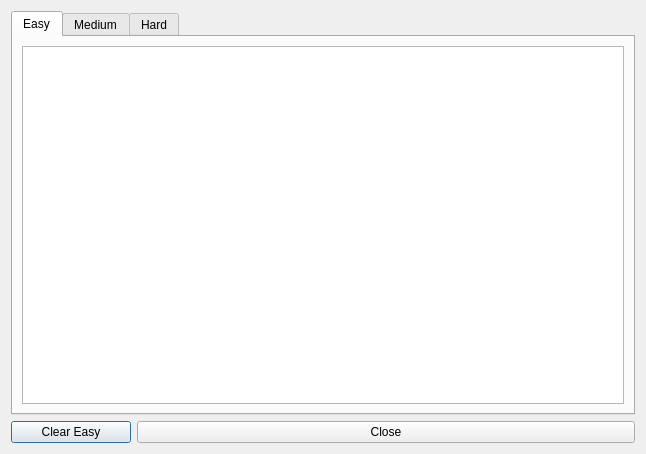
<?xml version="1.0" encoding="UTF-8"?>
<ui version="4.0">
 <class>RecordsDialog</class>
 <widget class="QDialog" name="RecordsDialog">
  <property name="geometry">
   <rect>
    <x>0</x>
    <y>0</y>
    <width>646</width>
    <height>454</height>
   </rect>
  </property>
  <property name="windowTitle">
   <string>Records</string>
  </property>
  <property name="windowIcon">
   <iconset resource="resources.qrc">
    <normaloff>:/images/BombCell.png</normaloff>:/images/BombCell.png</iconset>
  </property>
  <layout class="QVBoxLayout" name="verticalLayout">
   <item>
    <widget class="QTabWidget" name="tabWidget">
     <property name="currentIndex">
      <number>0</number>
     </property>
     <widget class="QWidget" name="easyTab">
      <attribute name="title">
       <string>Easy</string>
      </attribute>
      <layout class="QVBoxLayout" name="verticalLayout_2">
       <item>
        <widget class="QTableWidget" name="easyTable">
         <property name="sizeAdjustPolicy">
          <enum>QAbstractScrollArea::AdjustIgnored</enum>
         </property>
         <property name="editTriggers">
          <set>QAbstractItemView::NoEditTriggers</set>
         </property>
         <property name="showGrid">
          <bool>true</bool>
         </property>
         <property name="cornerButtonEnabled">
          <bool>true</bool>
         </property>
         <property name="columnCount">
          <number>2</number>
         </property>
         <attribute name="horizontalHeaderVisible">
          <bool>false</bool>
         </attribute>
         <column/>
         <column/>
        </widget>
       </item>
      </layout>
     </widget>
     <widget class="QWidget" name="mediumTab">
      <attribute name="title">
       <string>Medium</string>
      </attribute>
      <layout class="QVBoxLayout" name="verticalLayout_3">
       <item>
        <widget class="QTableWidget" name="mediumTable">
         <property name="editTriggers">
          <set>QAbstractItemView::NoEditTriggers</set>
         </property>
         <property name="columnCount">
          <number>2</number>
         </property>
         <attribute name="horizontalHeaderVisible">
          <bool>false</bool>
         </attribute>
         <column/>
         <column/>
        </widget>
       </item>
      </layout>
     </widget>
     <widget class="QWidget" name="hardTab">
      <attribute name="title">
       <string>Hard</string>
      </attribute>
      <layout class="QVBoxLayout" name="verticalLayout_4">
       <item>
        <widget class="QTableWidget" name="hardTable">
         <property name="sizeAdjustPolicy">
          <enum>QAbstractScrollArea::AdjustToContentsOnFirstShow</enum>
         </property>
         <property name="editTriggers">
          <set>QAbstractItemView::NoEditTriggers</set>
         </property>
         <property name="columnCount">
          <number>2</number>
         </property>
         <attribute name="horizontalHeaderVisible">
          <bool>false</bool>
         </attribute>
         <column/>
         <column/>
        </widget>
       </item>
      </layout>
     </widget>
    </widget>
   </item>
   <item>
    <layout class="QHBoxLayout" name="buttonsLayout">
     <item>
      <widget class="QPushButton" name="clearRecordsButton">
       <property name="maximumSize">
        <size>
         <width>120</width>
         <height>16777215</height>
        </size>
       </property>
       <property name="text">
        <string>Clear Easy</string>
       </property>
      </widget>
     </item>
     <item>
      <widget class="QPushButton" name="closeButton">
       <property name="text">
        <string>Close</string>
       </property>
      </widget>
     </item>
    </layout>
   </item>
  </layout>
 </widget>
 <resources>
  <include location="resources.qrc"/>
 </resources>
 <connections/>
</ui>
